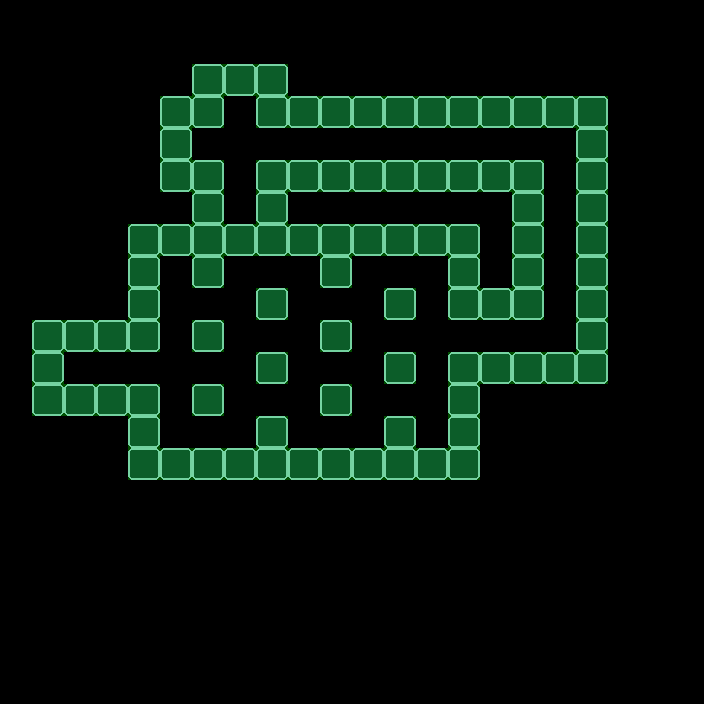

The image is a tile-based game level rendered from a .tmx file. Its description and complete source (layers, tilesets, objects, tile grids) follow:
An orthogonal 22x22 tile map with 32x32 px tiles, 2 tile layers (Parede, Colisor), 2 tilesets.

<map version="1.2" tiledversion="1.2.2" orientation="orthogonal" renderorder="right-down" width="22" height="22" tilewidth="32" tileheight="32" infinite="0" nextlayerid="3" nextobjectid="1">
 <tileset firstgid="1" name="Tileset PNG.fw" tilewidth="32" tileheight="32" tilecount="144" columns="12">
  <image source="../../Images/Tileset/Tileset PNG.fw.png" width="384" height="384" />
 </tileset>
 <tileset firstgid="145" source="../ColisorImage.tsx" />
 <layer id="1" name="Parede" width="22" height="22">
  <data encoding="csv">
0,0,0,0,0,0,0,0,0,0,0,0,0,0,0,0,0,0,0,0,0,0,
0,0,0,0,0,0,0,0,0,0,0,0,0,0,0,0,0,0,0,0,0,0,
0,0,0,0,0,0,65,65,65,0,0,0,0,0,0,0,0,0,0,0,0,0,
0,0,0,0,0,65,65,0,65,65,65,65,65,65,65,65,65,65,65,0,0,0,
0,0,0,0,0,65,0,0,0,0,0,0,0,0,0,0,0,0,65,0,0,0,
0,0,0,0,0,65,65,0,65,65,65,65,65,65,65,65,65,0,65,0,0,0,
0,0,0,0,0,0,65,0,65,0,0,0,0,0,0,0,65,0,65,0,0,0,
0,0,0,0,65,65,65,65,65,65,65,65,65,65,65,0,65,0,65,0,0,0,
0,0,0,0,65,0,65,0,0,0,65,0,0,0,65,0,65,0,65,0,0,0,
0,0,0,0,65,0,0,0,65,0,0,0,65,0,65,65,65,0,65,0,0,0,
0,65,65,65,65,0,65,0,0,0,65,0,0,0,0,0,0,0,65,0,0,0,
0,65,0,0,0,0,0,0,65,0,0,0,65,0,65,65,65,65,65,0,0,0,
0,65,65,65,65,0,65,0,0,0,65,0,0,0,65,0,0,0,0,0,0,0,
0,0,0,0,65,0,0,0,65,0,0,0,65,0,65,0,0,0,0,0,0,0,
0,0,0,0,65,65,65,65,65,65,65,65,65,65,65,0,0,0,0,0,0,0,
0,0,0,0,0,0,0,0,0,0,0,0,0,0,0,0,0,0,0,0,0,0,
0,0,0,0,0,0,0,0,0,0,0,0,0,0,0,0,0,0,0,0,0,0,
0,0,0,0,0,0,0,0,0,0,0,0,0,0,0,0,0,0,0,0,0,0,
0,0,0,0,0,0,0,0,0,0,0,0,0,0,0,0,0,0,0,0,0,0,
0,0,0,0,0,0,0,0,0,0,0,0,0,0,0,0,0,0,0,0,0,0,
0,0,0,0,0,0,0,0,0,0,0,0,0,0,0,0,0,0,0,0,0,0,
0,0,0,0,0,0,0,0,0,0,0,0,0,0,0,0,0,0,0,0,0,0
</data>
 </layer>
 <layer id="2" name="Colisor" width="22" height="22" opacity="0.31">
  <data encoding="csv">
0,0,0,0,0,0,0,0,0,0,0,0,0,0,0,0,0,0,0,0,0,0,
0,0,0,0,0,0,0,0,0,0,0,0,0,0,0,0,0,0,0,0,0,0,
0,0,0,0,0,0,145,145,145,0,0,0,0,0,0,0,0,0,0,0,0,0,
0,0,0,0,0,145,145,0,145,145,145,145,145,145,145,145,145,145,145,0,0,0,
0,0,0,0,0,145,0,0,0,0,0,0,0,0,0,0,0,0,145,0,0,0,
0,0,0,0,0,145,145,0,145,145,145,145,145,145,145,145,145,0,145,0,0,0,
0,0,0,0,0,0,145,0,145,0,0,0,0,0,0,0,145,0,145,0,0,0,
0,0,0,0,145,145,145,145,145,145,145,145,145,145,145,0,145,0,145,0,0,0,
0,0,0,0,145,0,145,0,0,0,145,0,0,0,145,0,145,0,145,0,0,0,
0,0,0,0,145,0,0,0,145,0,0,0,145,0,145,145,145,0,145,0,0,0,
0,145,145,145,145,0,145,0,0,0,145,0,0,0,0,0,0,0,145,0,0,0,
0,145,0,0,0,0,0,0,145,0,0,0,145,0,145,145,145,145,145,0,0,0,
0,145,145,145,145,0,145,0,0,0,145,0,0,0,145,0,0,0,0,0,0,0,
0,0,0,0,145,0,0,0,145,0,0,0,145,0,145,0,0,0,0,0,0,0,
0,0,0,0,145,145,145,145,145,145,145,145,145,145,145,0,0,0,0,0,0,0,
0,0,0,0,0,0,0,0,0,0,0,0,0,0,0,0,0,0,0,0,0,0,
0,0,0,0,0,0,0,0,0,0,0,0,0,0,0,0,0,0,0,0,0,0,
0,0,0,0,0,0,0,0,0,0,0,0,0,0,0,0,0,0,0,0,0,0,
0,0,0,0,0,0,0,0,0,0,0,0,0,0,0,0,0,0,0,0,0,0,
0,0,0,0,0,0,0,0,0,0,0,0,0,0,0,0,0,0,0,0,0,0,
0,0,0,0,0,0,0,0,0,0,0,0,0,0,0,0,0,0,0,0,0,0,
0,0,0,0,0,0,0,0,0,0,0,0,0,0,0,0,0,0,0,0,0,0
</data>
 </layer>
</map>
